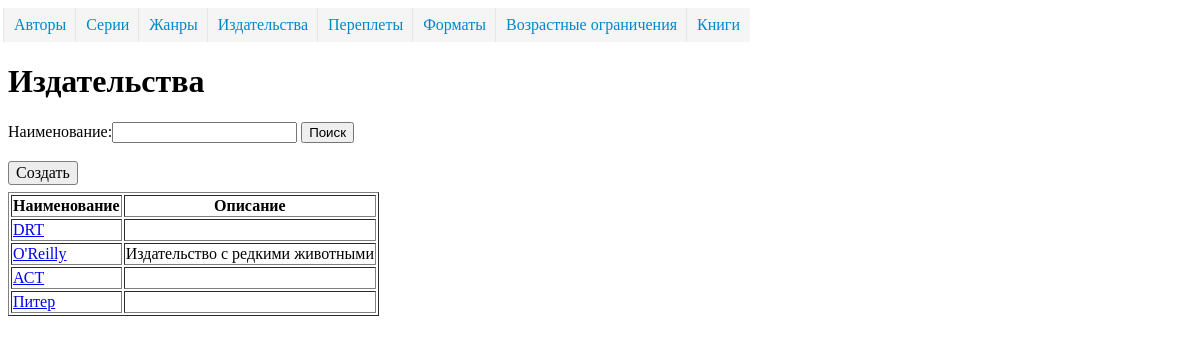
/directory/publishing/, run on an earlier commit of the app's database.
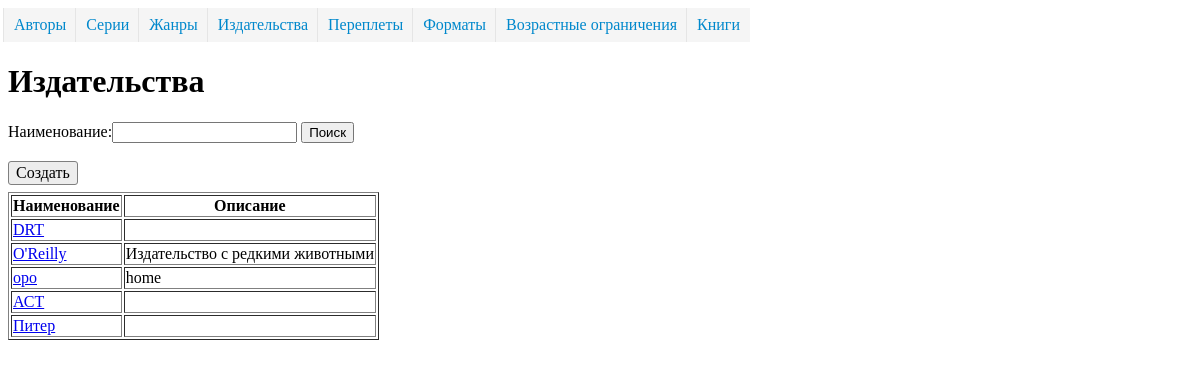
And on a later commit of the database.
### dimensionsapp/models.py (models this page shows, shortened)
class Dimension(models.Model):
    name = models.CharField("Наименование", max_length=50, unique=True)
    description = models.TextField("Описание", blank=True, )
    class Meta:
        abstract = True
        ordering = ['name']

class PublishingHouse(Dimension):
    class Meta(Dimension.Meta):
        verbose_name = 'издательство'
        verbose_name_plural = 'издательства'

### dimensionsapp/views.py (the view)
class PublishingHouseListView(ListViewFilter):
    model = PublishingHouse
    extra_context = {'url_detail': 'publishing_house_detail'}

### dimensionsapp/form.py
class SearchForm(forms.Form):
    search = forms.CharField(label='Наименование', required=False)

### dimensionsapp/views.py (called while the page is built)
    def get_context_data(self, *, object_list=None, **kwargs):
        context = super().get_context_data(**kwargs)
        if 'search' in self.request.GET:
            context['form'] = self.form({'search': self.request.GET['search']})
        else:
            context['form'] = self.form()
        return context

    def get_queryset(self):
        qs = super().get_queryset()
        if 'search' in self.request.GET and self.request.GET['search'] != '':
            name = self.request.GET['search']
            qs = qs.filter(name__istartswith=name)
        return qs

### templates/dimensionsapp/publishinghouse_list.html (shortened to what this page needs)
{% extends 'dimension_list.html' %}
{% block header %}
        <H1>Издательства</H1>
    {% endblock %}
{% block create_ankor%}{% url 'publishing_house_create' %}{% endblock %}

### templates/dimension_list.html (shortened to what this page needs)
<!DOCTYPE html>
<html lang="ru">
<head>
{% load static %}
    <link rel="stylesheet" href="{% static "css/stylesheet.css" %}">
</head>
<body>
    {% include 'menu.html' %}
    {% block header %}{% endblock %}
    {% block searchform %}
        <form action="" method="get">
            {% block searchform_name %}
                {{ form }}
            {% endblock %}
            <button type="submit">Поиск</button>
        </form>
        <br>
    {% endblock %}
    {% block create %}
        <a href="{% block create_ankor %}#{% endblock %}" class="button">Создать</a>
    {% endblock %}
    <table border="1">
        {% block dimension_list %}
            <tr>
                <th>Наименование</th>
                <th>Описание</th>
            </tr>
            {% for object in object_list %}
                <tr>
                    <td><a href="{% url url_detail object.pk %}">{{ object.name }}</a></td>
                    <td>{{  object.description }}</td>
                </tr>
            {% endfor %}
        {% endblock %}
    </table>
</body>
</html>

What changed in the data, as far as the page shows it:
added PublishingHouse: name "opo", description "home"
